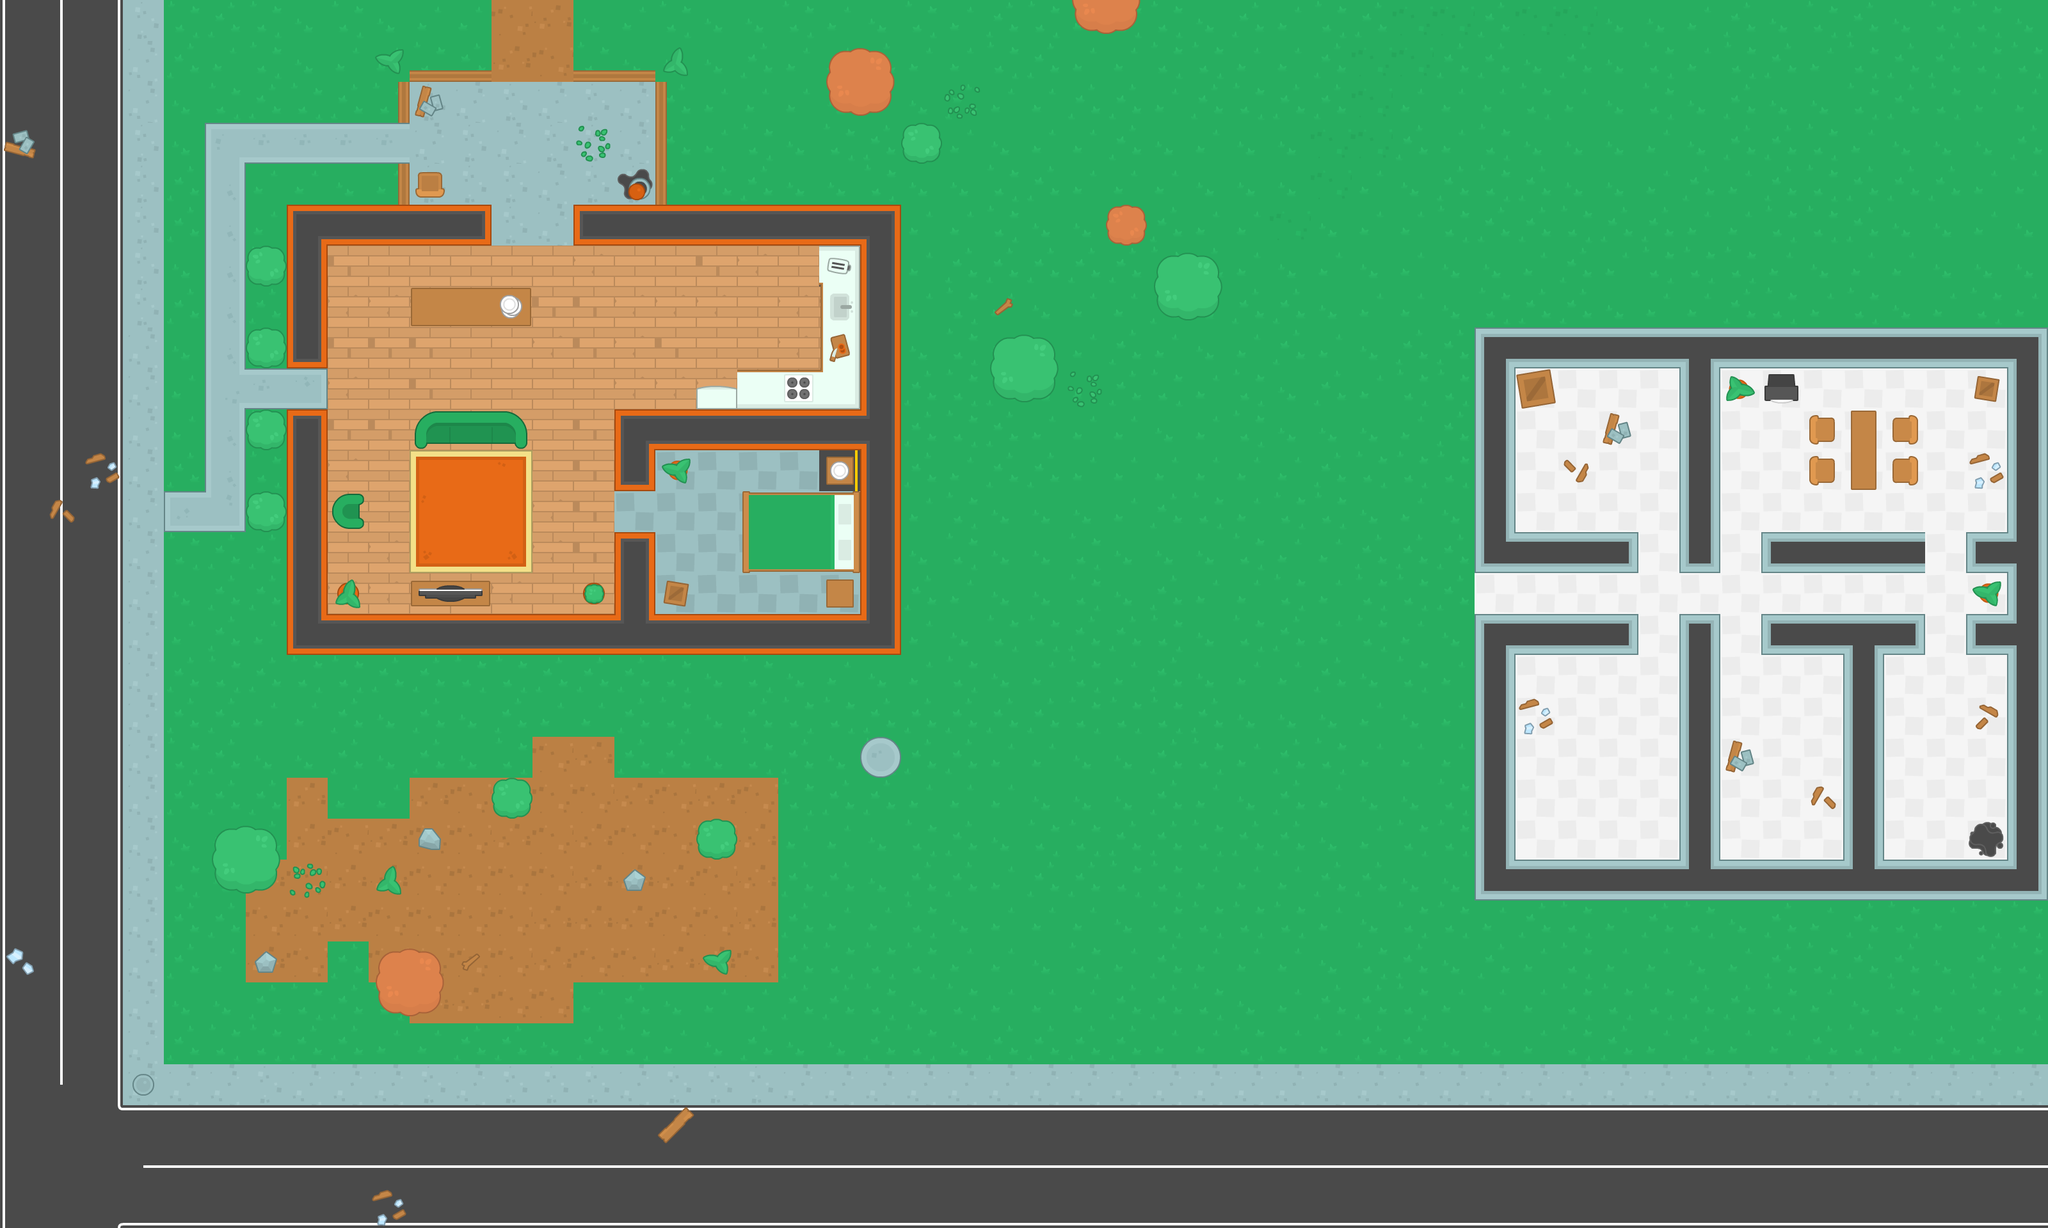

The image is a tile-based game level rendered from a .tmx file. Its description and source (layers, tilesets, objects; grid data summarised) follow:
An orthogonal 50x30 tile map with 64x64 px tiles, 4 tile layers (ground, walls, items, decorations) and 136 objects (62x zombie, 60x wall, 9x breakable, 2x health, player, ...).

<map version="1.10" tiledversion="1.11.1" orientation="orthogonal" renderorder="right-down" width="50" height="30" tilewidth="64" tileheight="64" infinite="0" nextlayerid="7" nextobjectid="220">
 <tileset firstgid="1" name="spritesheet_tiles" tilewidth="64" tileheight="64" spacing="10" tilecount="540" columns="27">
  <image source="../img/spritesheet_tiles.png" width="1988" height="1470" />
 </tileset>
 <layer id="1" name="ground" width="50" height="30">
  <data>[1500 cells, 1500 non-empty, 42 distinct tile ids]</data>
 </layer>
 <layer id="2" name="walls" width="50" height="30">
  <data>[1500 cells, 148 non-empty, 23 distinct tile ids]</data>
 </layer>
 <layer id="3" name="items" width="50" height="30">
  <data>[1500 cells, 76 non-empty, 41 distinct tile ids]</data>
 </layer>
 <layer id="4" name="decorations" width="50" height="30" locked="1">
  <data>[1500 cells, 33 non-empty, 19 distinct tile ids]</data>
 </layer>
 <objectgroup id="5" name="Obstacles">
  <object id="1" name="player" x="336" y="208" width="32" height="32" />
  <object id="2" name="wall" x="448" y="320" width="320" height="64" />
  <object id="3" name="wall" x="448" y="960" width="960" height="64" />
  <object id="4" name="wall" x="960" y="640" width="384" height="64" />
  <object id="5" name="wall" x="1344" y="384" width="64" height="576" />
  <object id="6" name="wall" x="448" y="384" width="64" height="192" />
  <object id="7" name="wall" x="448" y="640" width="64" height="320" />
  <object id="8" name="wall" x="960" y="832" width="64" height="128" />
  <object id="9" name="wall" x="960" y="704" width="64" height="64" />
  <object id="15" name="wall" x="896" y="320" width="512" height="64" />
  <object id="21" name="wall" x="640" y="448" width="192" height="64" />
  <object id="22" name="wall" x="1168" y="768" width="176" height="128" />
  <object id="23" name="wall" x="1152" y="576" width="128" height="32" />
  <object id="24" name="wall" x="656" y="640" width="160" height="48" />
  <object id="25" name="wall" x="512" y="784" width="48" height="32" />
  <object id="26" name="wall" x="640" y="912" width="128" height="48" />
  <object id="28" name="wall" x="910" y="909" width="35" height="35" />
  <object id="29" name="wall" x="1088" y="608" width="64" height="32" />
  <object id="30" name="wall" x="1040" y="720" width="32" height="32" />
  <object id="31" name="wall" x="528" y="912" width="32" height="32" />
  <object id="34" name="wall" x="656" y="272" width="32" height="48" />
  <object id="35" name="wall" x="1024" y="912" width="48" height="48" />
  <object id="36" name="wall" x="1296" y="896" width="48" height="48" />
  <object id="37" name="wall" x="1296" y="704" width="48" height="48" />
  <object id="38" name="wall" x="1280" y="384" width="16" height="256" />
  <object id="40" name="zombie" x="784" y="208" width="32" height="32" />
  <object id="42" name="zombie" x="1072" y="816" width="32" height="32" />
  <object id="46" name="wall" x="784" y="1232" width="32" height="32" />
  <object id="47" name="wall" x="1104" y="1296" width="32" height="32" />
  <object id="48" name="wall" x="608" y="1504" width="64" height="64" />
  <object id="49" name="wall" x="352" y="1312" width="64" height="64" />
  <object id="50" name="wall" x="1312" y="96" width="64" height="64" />
  <object id="52" name="wall" x="1824" y="416" width="64" height="64" />
  <object id="53" name="wall" x="1744" y="336" width="32" height="32" />
  <object id="54" name="wall" x="1424" y="208" width="32" height="32" />
  <object id="55" name="wall" x="1680" y="-16" width="96" height="64" />
  <object id="56" name="wall" x="1568" y="544" width="64" height="64" />
  <object id="57" name="wall" x="400" y="784" width="32" height="32" />
  <object id="58" name="wall" x="400" y="656" width="32" height="32" />
  <object id="59" name="wall" x="400" y="528" width="32" height="32" />
  <object id="60" name="wall" x="400" y="400" width="32" height="32" />
  <object id="63" name="zombie" x="1184" y="464" width="32" height="32" />
  <object id="87" name="zombie" x="1616" y="720" width="32" height="32" />
  <object id="88" name="zombie" x="1712" y="704" width="32" height="32" />
  <object id="89" name="zombie" x="1744" y="608" width="32" height="32" />
  <object id="90" name="zombie" x="1728" y="832" width="32" height="32" />
  <object id="91" name="zombie" x="1584" y="848" width="32" height="32" />
  <object id="92" name="zombie" x="1504" y="736" width="32" height="32" />
  <object id="93" name="zombie" x="1856" y="752" width="32" height="32" />
  <object id="94" name="zombie" x="1872" y="576" width="32" height="32" />
  <object id="99" name="health" x="848" y="912" width="32" height="32" />
  <object id="100" name="shotgun" x="976" y="528" width="32" height="32" />
  <object id="101" name="hell" x="398.933" y="1432.14" width="119.719" height="119.719" />
  <object id="132" name="health" x="3024" y="592" width="32" height="32" />
  <object id="133" name="zombie" x="2800" y="1168" width="32" height="32" />
  <object id="134" name="zombie" x="2704" y="1104" width="32" height="32" />
  <object id="135" name="zombie" x="2832" y="1104" width="32" height="32" />
  <object id="136" name="zombie" x="2960" y="1120" width="32" height="32" />
  <object id="137" name="zombie" x="3024" y="1040" width="32" height="32" />
  <object id="138" name="zombie" x="3040" y="1120" width="32" height="32" />
  <object id="139" name="zombie" x="2544" y="1200" width="32" height="32" />
  <object id="140" name="zombie" x="2480" y="1120" width="32" height="32" />
  <object id="141" name="zombie" x="2464" y="1264" width="32" height="32" />
  <object id="142" name="zombie" x="2416" y="1136" width="32" height="32" />
  <object id="143" name="zombie" x="3088" y="1248" width="32" height="32" />
  <object id="144" name="zombie" x="3033" y="673.041" width="32" height="32" />
  <object id="145" name="zombie" x="2752" y="688" width="32" height="32" />
  <object id="146" name="zombie" x="2464" y="736" width="32" height="32" />
  <object id="147" name="wall" x="2304" y="512" width="896" height="64" />
  <object id="149" name="wall" x="2304" y="1344" width="896" height="64" />
  <object id="150" name="wall" x="2368" y="960" width="192" height="64" />
  <object id="151" name="wall" x="2368" y="832" width="192" height="64" />
  <object id="152" name="wall" x="2752" y="960" width="256" height="64" />
  <object id="153" name="wall" x="2752" y="832" width="256" height="64" />
  <object id="154" name="wall" x="3072" y="832" width="64" height="192" />
  <object id="156" name="wall" x="2309.25" y="572.502" width="64" height="320" />
  <object id="157" name="wall" x="2304" y="960" width="64" height="384" />
  <object id="158" name="wall" x="2624" y="960" width="64" height="384" />
  <object id="159" name="wall" x="2880" y="1024" width="64" height="320" />
  <object id="160" name="wall" x="2624" y="576" width="64" height="320" />
  <object id="161" name="wall" x="3140.87" y="610.113" width="64" height="768" />
  <object id="162" name="wall" x="2896" y="640" width="32" height="128" />
  <object id="163" name="wall" x="2976" y="656" width="16" height="32" />
  <object id="164" name="wall" x="2976" y="720" width="16" height="32" />
  <object id="165" name="wall" x="2832" y="720" width="16" height="32" />
  <object id="166" name="wall" x="2832" y="656" width="16" height="32" />
  <object id="167" name="wall" x="2768" y="592" width="32" height="32" />
  <object id="177" name="wall" x="2384" y="592" width="32" height="32" />
  <object id="178" name="zombie" x="672" y="1376" width="32" height="32" />
  <object id="179" name="zombie" x="832" y="1392" width="32" height="32" />
  <object id="180" name="zombie" x="944" y="1344" width="32" height="32" />
  </objectgroup>
 <objectgroup id="6" name="Breakables">
  <!-- 9 objects omitted --></objectgroup>
</map>
<!-- 45 of 136 objects omitted -->
